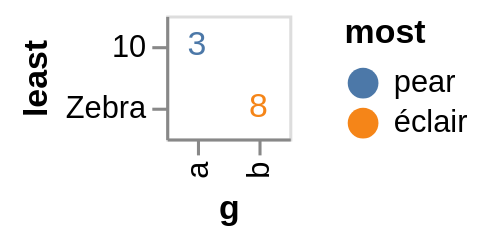

Write a Vega-Lite specification for this figure.
### Vega-Lite specification from a JSON file in a GitHub repository (floating-point values rounded to 4 significant figures)
{"$schema": "https://vega.github.io/schema/vega-lite/v6.json", "data": {"values": [{"g": "a", "s": "pear", "v": 1}, {"g": "a", "s": "Apple", "v": 2}, {"g": "a", "s": "10", "v": 3}, {"g": "a", "s": "9", "v": 4}, {"g": "a", "s": null, "v": 5}, {"g": "b", "s": "zebra", "v": 6}, {"g": "b", "s": "éclair", "v": 7}, {"g": "b", "s": "Zebra", "v": 8}, {"g": "b", "s": "zebra", "v": 9}]}, "transform": [{"aggregate": [{"op": "min", "field": "s", "as": "least"}, {"op": "max", "field": "s", "as": "most"}, {"op": "argmin", "field": "s", "as": "first"}, {"op": "argmax", "field": "s", "as": "last"}], "groupby": ["g"]}], "mark": "text", "encoding": {"x": {"field": "g", "type": "nominal"}, "y": {"field": "least", "type": "nominal"}, "color": {"field": "most", "type": "nominal"}, "text": {"field": "first.v", "type": "nominal"}, "detail": {"field": "last.v", "type": "nominal"}}}
